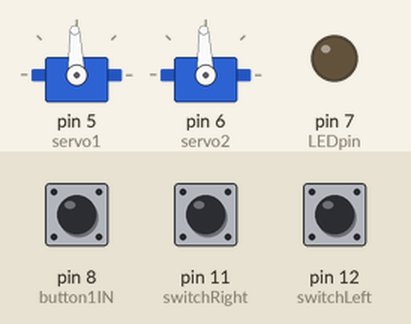
The sketch below on a simulated Arduino Uno, built with avr-gcc and run on an emulated ATmega328P. Shown: 2 × servo, output pins drawn as LEDs (lit = HIGH). The test bench sets the inputs (shaded band); at power-on: pin 8 (button1IN) HIGH, pin 11 (switchRight) LOW, pin 12 (switchLeft) LOW.

Above: at 1.2 s.
1.3 s: pin 8 (button1IN) pulled LOW for 0.15 s
At 1.8 s:
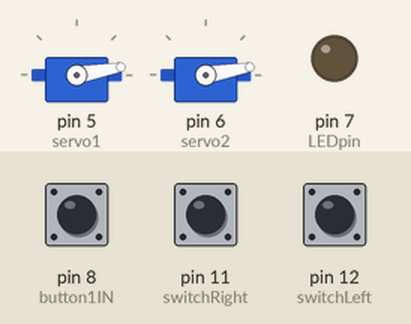
2.9 s: pin 11 (switchRight) pulled HIGH for 0.15 s
At 4.1 s:
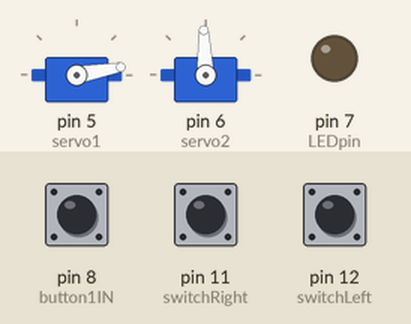
4.5 s: pin 8 (button1IN) pulled LOW for 1 s
At 5.4 s:
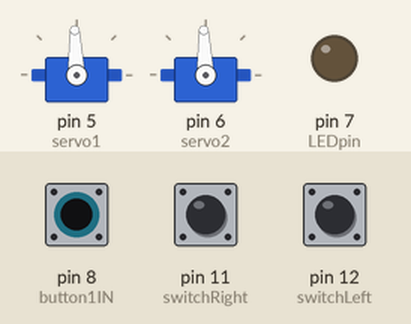
7.0 s: pin 8 (button1IN) pulled LOW for 3.2 s
At 7.3 s:
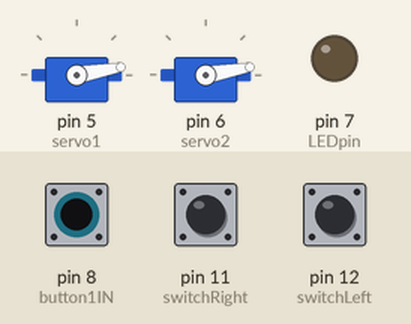
11.7 s: pin 12 (switchLeft) pulled HIGH for 0.15 s
At 12.1 s:
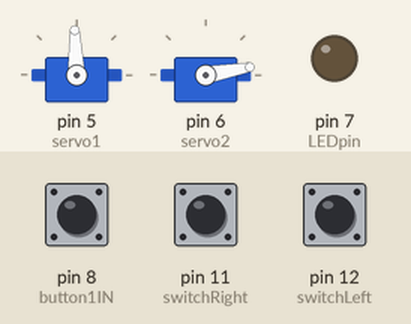
Timing chart, 0 to 14.3 s (numbered marks = the images above; inputs shaded):
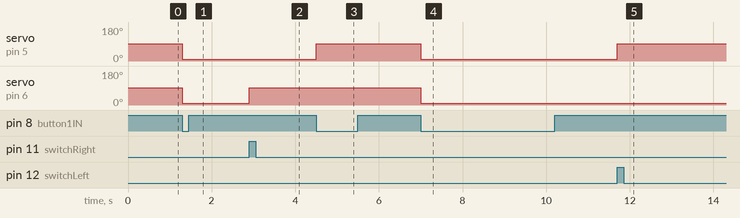

Measured:
- after the input at 1.3 s, servo on pin 5 (servo1), servo on pin 6 (servo2): 92° → 10° at once
- after the input at 2.9 s, servo on pin 6 (servo2): 10° → 92° at once
- after the input at 4.5 s, servo on pin 5 (servo1): 10° → 92° at once
- after the input at 7.0 s, servo on pin 5 (servo1), servo on pin 6 (servo2): 92° → 10° at once
- after the input at 11.7 s, servo on pin 5 (servo1): 10° → 92° at once

The sketch:

demo_code.ino
```cpp
#include "Servo.h"

Servo servoLeft;
Servo servoRight;

int SERVO_LEFT_STOP=92;
int SERVO_RIGHT_STOP=92;

int button1IN = 8;
int switchLeft = 12;
int switchRight = 11;
int LEDpin = 7;

//int vcc = 2;
int trig = 2;
int echo = 3;
//int gnd = 5;

int servo1 = 5;
int servo2 = 6;
int latchpin = 11;

int buttonVal =0;
bool buttonPressed = false;

//int switchVal = 0;
int left_switch = 0;
int right_switch = 0;
//bool motorsON = false;
bool leftmotorON = false;
bool rightmotorON = false;

void setup() {
  // pin assignment for servos
  servoLeft.attach(servo1);
  servoRight.attach(servo2);
  //servoLatch.attach(5);

// initialize stopped
  servoLeft.write(SERVO_LEFT_STOP);
  servoRight.write(SERVO_RIGHT_STOP);
  //servoLatch.write(0);

  pinMode(button1IN, INPUT);
  pinMode(switchLeft, INPUT);
  pinMode(LEDpin, OUTPUT);

  digitalWrite(LEDpin, LOW);

  //Serial.begin(9600);

  //servoLatch.write(20);
}

void loop() {
  buttonVal = digitalRead(button1IN);
  left_switch = digitalRead(switchLeft);
  right_switch = digitalRead(switchRight);

  //Serial.println(switchVal);

  /*if(switchVal == LOW)
   {
      digitalWrite(LEDpin, LOW);
   }
   else
   {
    digitalWrite(LEDpin, HIGH);
    }*/


// press once to start, once to stop
  if((buttonVal == LOW)&&(!buttonPressed))
  {
    buttonPressed = true;
    //digitalWrite(LEDpin, HIGH);

    if(rightmotorON || leftmotorON)
    {
      leftmotorON = false;
      rightmotorON = false;

      servoLeft.write(SERVO_LEFT_STOP);
      servoRight.write(SERVO_RIGHT_STOP);
    }
    else
    {
      leftmotorON = true;
      rightmotorON = true;

      servoLeft.write(10);
      servoRight.write(10);
      }
  }
  else if ((buttonVal == HIGH)&&(buttonPressed))
  {
    buttonPressed = false;
    digitalWrite(LEDpin, LOW);
   }
   else if(leftmotorON || rightmotorON)
   {
    if(left_switch == HIGH)
    {
      leftmotorON = false;
      servoLeft.write(SERVO_LEFT_STOP);
      }

     if(right_switch == HIGH)
      {
        rightmotorON = false;
        servoRight.write(SERVO_RIGHT_STOP);
      }
      else{
        //digitalWrite(LEDpin, LOW);
        }
    }
   /*else if(switchVal == LOW)
   {
      motorsON = false;
      servoLeft.write(SERVO_LEFT_STOP);
      servoRight.write(SERVO_RIGHT_STOP);
   }*/
}
```
